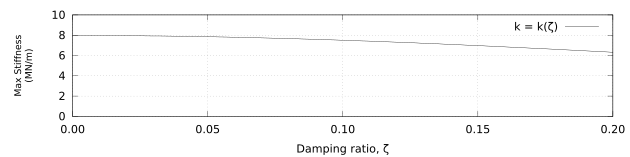

Here is the gnuplot script that generated this plot:
reset
set dummy z
set term pdfcairo enhanced mono  dash  size 16cm,04cm font "TeXGyreSchola,6"
set out "stif_from_z.pdf"

set grid
set xrange [0:0.20]
set yrange [0:10]
set xlabel "Damping ratio, {/Symbol z}" font "TeXGyreSchola,6"
set ylabel "Max Stiffness\n(MN/m)" font "TeXGyreSchola,5"
set format x "%04.2f"
plot (sqrt((182*z*z+9)*(182*z*z+9) + 819.) - (182*z*z+9))*pi**2 / 26. t "k = k({/Symbol z})"
set out
